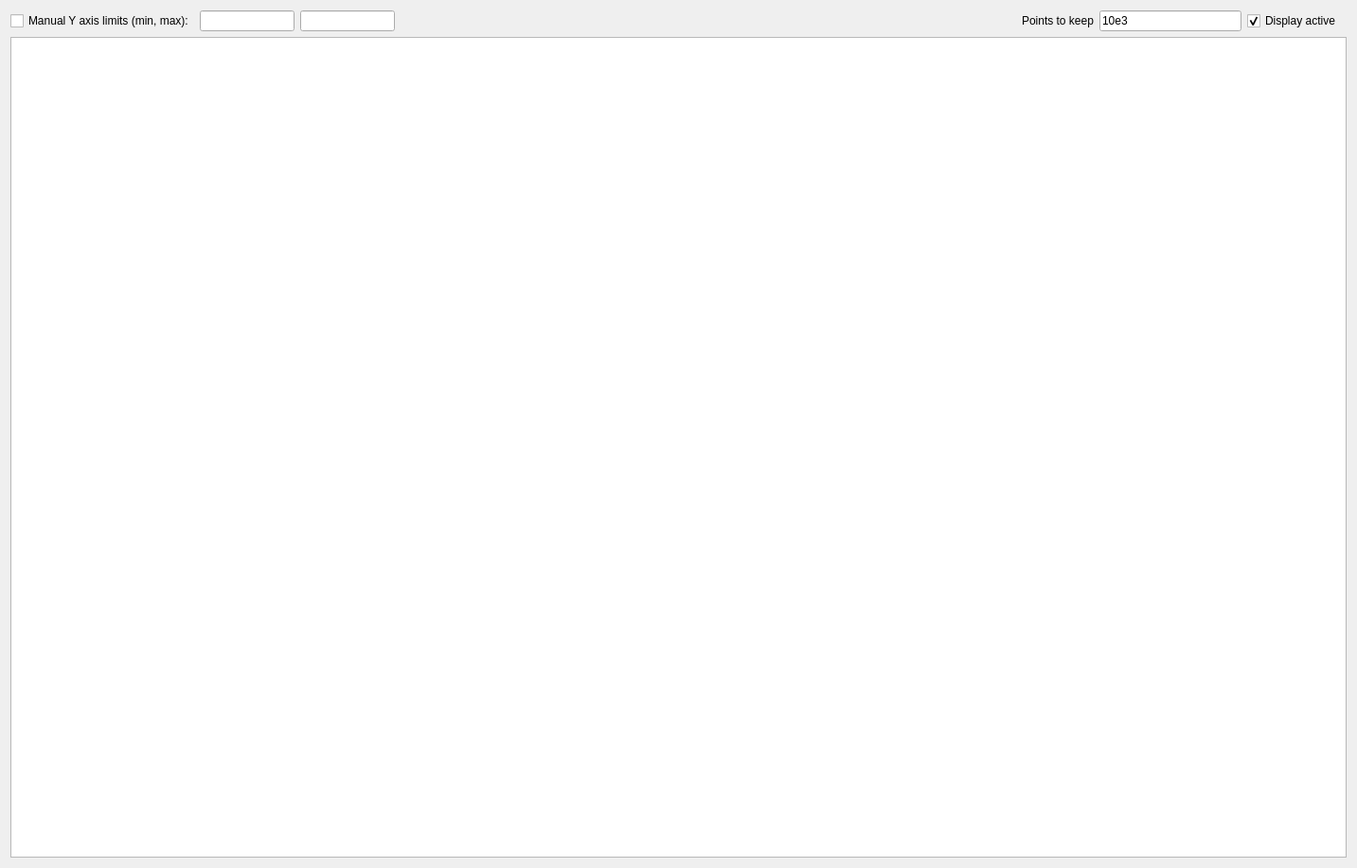
<?xml version="1.0" encoding="UTF-8"?>
<ui version="4.0">
 <class>formDataLoggingDisplay</class>
 <widget class="QWidget" name="formDataLoggingDisplay">
  <property name="geometry">
   <rect>
    <x>0</x>
    <y>0</y>
    <width>1433</width>
    <height>917</height>
   </rect>
  </property>
  <property name="windowTitle">
   <string/>
  </property>
  <layout class="QGridLayout" name="gridLayout">
   <item row="0" column="3">
    <spacer name="horizontalSpacer">
     <property name="orientation">
      <enum>Qt::Horizontal</enum>
     </property>
     <property name="sizeHint" stdset="0">
      <size>
       <width>40</width>
       <height>20</height>
      </size>
     </property>
    </spacer>
   </item>
   <item row="0" column="1">
    <widget class="QLineEdit" name="edit_MinY">
     <property name="maximumSize">
      <size>
       <width>100</width>
       <height>16777215</height>
      </size>
     </property>
    </widget>
   </item>
   <item row="0" column="5">
    <widget class="QLineEdit" name="lineEdit_DisplayPts">
     <property name="maximumSize">
      <size>
       <width>150</width>
       <height>16777215</height>
      </size>
     </property>
     <property name="text">
      <string>10e3</string>
     </property>
    </widget>
   </item>
   <item row="0" column="6">
    <widget class="QCheckBox" name="checkBox_EnableDisplay">
     <property name="text">
      <string>Display active</string>
     </property>
     <property name="checked">
      <bool>true</bool>
     </property>
    </widget>
   </item>
   <item row="1" column="0" colspan="8">
    <widget class="GraphicsLayoutWidget" name="graphicsView"/>
   </item>
   <item row="0" column="0">
    <widget class="QCheckBox" name="checkBox_manualYlimits">
     <property name="text">
      <string>Manual Y axis limits (min, max):</string>
     </property>
    </widget>
   </item>
   <item row="0" column="4">
    <widget class="QLabel" name="label">
     <property name="text">
      <string>Points to keep</string>
     </property>
    </widget>
   </item>
   <item row="0" column="2">
    <widget class="QLineEdit" name="edit_MaxY">
     <property name="maximumSize">
      <size>
       <width>100</width>
       <height>16777215</height>
      </size>
     </property>
    </widget>
   </item>
  </layout>
 </widget>
 <customwidgets>
  <customwidget>
   <class>GraphicsLayoutWidget</class>
   <extends>QGraphicsView</extends>
   <header>pyqtgraph</header>
  </customwidget>
 </customwidgets>
 <resources/>
 <connections/>
</ui>
